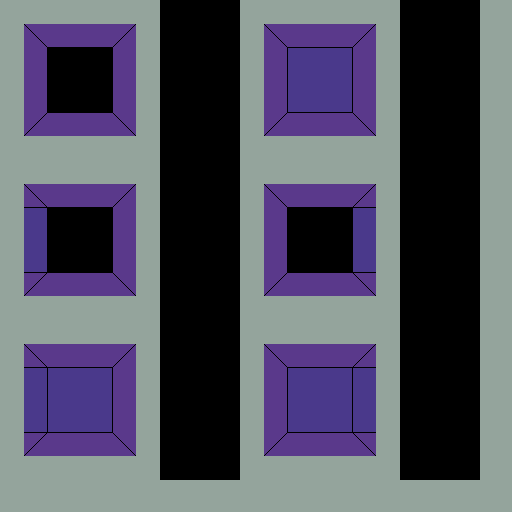

A 2D game scene composited from a Tiled map and its tileset images. What follows is a short description and the map's XML, with each tile layer's data collapsed to a summary:
An orthogonal 64x64 tile map with 8x8 px tiles, 1 tile layer (Tile Layer 1).

<map version="1.9" tiledversion="1.9.2" orientation="orthogonal" renderorder="right-down" width="64" height="64" tilewidth="8" tileheight="8" infinite="0" nextlayerid="2" nextobjectid="1">
 <editorsettings>
  <export target="tilemapTwo.c" format="gba" />
 </editorsettings>
 <tileset firstgid="1" source="tileset.tsx" />
 <layer id="1" name="Tile Layer 1" width="64" height="64">
  <data>[4096 cells, 4096 non-empty, 18 distinct tile ids]</data>
 </layer>
</map>
